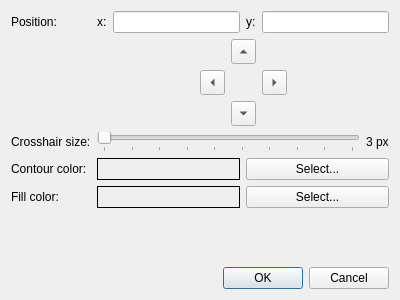
<?xml version="1.0" encoding="UTF-8"?>
<ui version="4.0">
 <class>SettingsDialog</class>
 <widget class="QDialog" name="SettingsDialog">
  <property name="geometry">
   <rect>
    <x>0</x>
    <y>0</y>
    <width>400</width>
    <height>300</height>
   </rect>
  </property>
  <property name="windowTitle">
   <string>Settings</string>
  </property>
  <layout class="QVBoxLayout" name="verticalLayout_2">
   <item>
    <layout class="QFormLayout" name="dialogLayout">
     <item row="3" column="0">
      <widget class="QLabel" name="crosshairSizeLbl">
       <property name="text">
        <string>Crosshair size:</string>
       </property>
      </widget>
     </item>
     <item row="3" column="1">
      <layout class="QHBoxLayout" name="crosshairSizeHbox">
       <item>
        <widget class="QSlider" name="crosshairSizeSlider">
         <property name="minimum">
          <number>1</number>
         </property>
         <property name="maximum">
          <number>10</number>
         </property>
         <property name="orientation">
          <enum>Qt::Horizontal</enum>
         </property>
         <property name="tickPosition">
          <enum>QSlider::TicksBelow</enum>
         </property>
         <property name="tickInterval">
          <number>1</number>
         </property>
        </widget>
       </item>
       <item>
        <widget class="QLabel" name="crosshairSizeValueLbl">
         <property name="text">
          <string>3 px</string>
         </property>
        </widget>
       </item>
      </layout>
     </item>
     <item row="4" column="0">
      <widget class="QLabel" name="contourColorLbl">
       <property name="frameShadow">
        <enum>QFrame::Sunken</enum>
       </property>
       <property name="text">
        <string>Contour color:</string>
       </property>
      </widget>
     </item>
     <item row="4" column="1">
      <layout class="QHBoxLayout" name="contourColorHbox">
       <item>
        <widget class="QFrame" name="contourColorBox">
         <property name="autoFillBackground">
          <bool>true</bool>
         </property>
         <property name="frameShape">
          <enum>QFrame::Box</enum>
         </property>
         <property name="frameShadow">
          <enum>QFrame::Plain</enum>
         </property>
        </widget>
       </item>
       <item>
        <widget class="QPushButton" name="selectContourColorBtn">
         <property name="text">
          <string>Select...</string>
         </property>
        </widget>
       </item>
      </layout>
     </item>
     <item row="5" column="0">
      <widget class="QLabel" name="fillColorLbl">
       <property name="text">
        <string>Fill color:</string>
       </property>
      </widget>
     </item>
     <item row="5" column="1">
      <layout class="QHBoxLayout" name="fillColorHbox">
       <item>
        <widget class="QFrame" name="fillColorBox">
         <property name="autoFillBackground">
          <bool>true</bool>
         </property>
         <property name="frameShape">
          <enum>QFrame::Box</enum>
         </property>
         <property name="frameShadow">
          <enum>QFrame::Plain</enum>
         </property>
        </widget>
       </item>
       <item>
        <widget class="QPushButton" name="selectFillColorBtn">
         <property name="text">
          <string>Select...</string>
         </property>
        </widget>
       </item>
      </layout>
     </item>
     <item row="0" column="0">
      <widget class="QLabel" name="positionLbl">
       <property name="text">
        <string>Position:</string>
       </property>
      </widget>
     </item>
     <item row="0" column="1">
      <layout class="QHBoxLayout" name="positionHbox">
       <item>
        <widget class="QLabel" name="xLbl">
         <property name="text">
          <string>x:</string>
         </property>
        </widget>
       </item>
       <item>
        <widget class="QLineEdit" name="xEdit"/>
       </item>
       <item>
        <widget class="QLabel" name="yLbl">
         <property name="text">
          <string>y:</string>
         </property>
        </widget>
       </item>
       <item>
        <widget class="QLineEdit" name="yEdit"/>
       </item>
      </layout>
     </item>
     <item row="1" column="1">
      <layout class="QGridLayout" name="dpadGridLayout">
       <item row="2" column="0">
        <spacer name="dpadLeftSpacer">
         <property name="orientation">
          <enum>Qt::Horizontal</enum>
         </property>
         <property name="sizeHint" stdset="0">
          <size>
           <width>40</width>
           <height>20</height>
          </size>
         </property>
        </spacer>
       </item>
       <item row="2" column="4">
        <spacer name="dpadRightSpacer">
         <property name="orientation">
          <enum>Qt::Horizontal</enum>
         </property>
         <property name="sizeHint" stdset="0">
          <size>
           <width>40</width>
           <height>20</height>
          </size>
         </property>
        </spacer>
       </item>
       <item row="0" column="2">
        <widget class="QToolButton" name="upBtn">
         <property name="minimumSize">
          <size>
           <width>25</width>
           <height>25</height>
          </size>
         </property>
         <property name="maximumSize">
          <size>
           <width>30</width>
           <height>16777215</height>
          </size>
         </property>
         <property name="text">
          <string>...</string>
         </property>
         <property name="arrowType">
          <enum>Qt::UpArrow</enum>
         </property>
        </widget>
       </item>
       <item row="2" column="1">
        <widget class="QToolButton" name="leftBtn">
         <property name="minimumSize">
          <size>
           <width>25</width>
           <height>25</height>
          </size>
         </property>
         <property name="maximumSize">
          <size>
           <width>30</width>
           <height>16777215</height>
          </size>
         </property>
         <property name="text">
          <string>...</string>
         </property>
         <property name="arrowType">
          <enum>Qt::LeftArrow</enum>
         </property>
        </widget>
       </item>
       <item row="2" column="3">
        <widget class="QToolButton" name="rightBtn">
         <property name="minimumSize">
          <size>
           <width>25</width>
           <height>25</height>
          </size>
         </property>
         <property name="maximumSize">
          <size>
           <width>30</width>
           <height>16777215</height>
          </size>
         </property>
         <property name="text">
          <string>...</string>
         </property>
         <property name="arrowType">
          <enum>Qt::RightArrow</enum>
         </property>
        </widget>
       </item>
       <item row="4" column="2">
        <widget class="QToolButton" name="downBtn">
         <property name="minimumSize">
          <size>
           <width>25</width>
           <height>25</height>
          </size>
         </property>
         <property name="maximumSize">
          <size>
           <width>30</width>
           <height>16777215</height>
          </size>
         </property>
         <property name="text">
          <string>...</string>
         </property>
         <property name="arrowType">
          <enum>Qt::DownArrow</enum>
         </property>
        </widget>
       </item>
      </layout>
     </item>
    </layout>
   </item>
   <item>
    <widget class="QDialogButtonBox" name="buttonBox">
     <property name="orientation">
      <enum>Qt::Horizontal</enum>
     </property>
     <property name="standardButtons">
      <set>QDialogButtonBox::Cancel|QDialogButtonBox::Ok</set>
     </property>
    </widget>
   </item>
  </layout>
 </widget>
 <resources/>
 <connections>
  <connection>
   <sender>buttonBox</sender>
   <signal>accepted()</signal>
   <receiver>SettingsDialog</receiver>
   <slot>accept()</slot>
   <hints>
    <hint type="sourcelabel">
     <x>248</x>
     <y>254</y>
    </hint>
    <hint type="destinationlabel">
     <x>157</x>
     <y>274</y>
    </hint>
   </hints>
  </connection>
  <connection>
   <sender>buttonBox</sender>
   <signal>rejected()</signal>
   <receiver>SettingsDialog</receiver>
   <slot>reject()</slot>
   <hints>
    <hint type="sourcelabel">
     <x>316</x>
     <y>260</y>
    </hint>
    <hint type="destinationlabel">
     <x>286</x>
     <y>274</y>
    </hint>
   </hints>
  </connection>
 </connections>
</ui>
